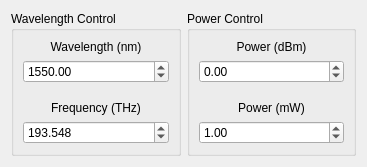
<?xml version="1.0" encoding="UTF-8"?>
<ui version="4.0">
 <class>Laser</class>
 <widget class="QWidget" name="Laser">
  <property name="geometry">
   <rect>
    <x>0</x>
    <y>0</y>
    <width>367</width>
    <height>167</height>
   </rect>
  </property>
  <property name="windowTitle">
   <string>Tunable Laser - Virtual Telecom Lab</string>
  </property>
  <layout class="QGridLayout" name="gridLayout">
   <item row="1" column="0">
    <layout class="QHBoxLayout" name="horizontalLayout">
     <property name="topMargin">
      <number>0</number>
     </property>
     <item>
      <widget class="QGroupBox" name="groupBox">
       <property name="title">
        <string>Wavelength Control</string>
       </property>
       <layout class="QGridLayout" name="gridLayout_2">
        <item row="4" column="0">
         <widget class="QLabel" name="label_3">
          <property name="text">
           <string>Frequency (THz)</string>
          </property>
          <property name="alignment">
           <set>Qt::AlignCenter</set>
          </property>
         </widget>
        </item>
        <item row="5" column="0">
         <widget class="QDoubleSpinBox" name="freqSpin">
          <property name="readOnly">
           <bool>false</bool>
          </property>
          <property name="decimals">
           <number>3</number>
          </property>
          <property name="minimum">
           <double>176.471000000000004</double>
          </property>
          <property name="maximum">
           <double>428.571000000000026</double>
          </property>
          <property name="value">
           <double>193.548000000000002</double>
          </property>
         </widget>
        </item>
        <item row="2" column="0">
         <widget class="QDoubleSpinBox" name="wlSpin">
          <property name="keyboardTracking">
           <bool>false</bool>
          </property>
          <property name="decimals">
           <number>2</number>
          </property>
          <property name="minimum">
           <double>1450.000000000000000</double>
          </property>
          <property name="maximum">
           <double>1650.000000000000000</double>
          </property>
          <property name="value">
           <double>1550.000000000000000</double>
          </property>
         </widget>
        </item>
        <item row="0" column="0">
         <widget class="QLabel" name="label">
          <property name="text">
           <string>Wavelength (nm)</string>
          </property>
          <property name="alignment">
           <set>Qt::AlignCenter</set>
          </property>
         </widget>
        </item>
        <item row="3" column="0">
         <spacer name="verticalSpacer">
          <property name="orientation">
           <enum>Qt::Vertical</enum>
          </property>
          <property name="sizeHint" stdset="0">
           <size>
            <width>20</width>
            <height>40</height>
           </size>
          </property>
         </spacer>
        </item>
       </layout>
      </widget>
     </item>
     <item>
      <widget class="QGroupBox" name="groupBox_2">
       <property name="title">
        <string>Power Control</string>
       </property>
       <layout class="QGridLayout" name="gridLayout_3">
        <item row="4" column="0">
         <widget class="QLabel" name="label_4">
          <property name="text">
           <string>Power (mW)</string>
          </property>
          <property name="alignment">
           <set>Qt::AlignCenter</set>
          </property>
         </widget>
        </item>
        <item row="5" column="0">
         <widget class="QDoubleSpinBox" name="mwpwrSpin">
          <property name="minimum">
           <double>0.010000000000000</double>
          </property>
          <property name="maximum">
           <double>10.000000000000000</double>
          </property>
          <property name="value">
           <double>1.000000000000000</double>
          </property>
         </widget>
        </item>
        <item row="2" column="0">
         <widget class="QDoubleSpinBox" name="dbpwrSpin">
          <property name="keyboardTracking">
           <bool>false</bool>
          </property>
          <property name="decimals">
           <number>2</number>
          </property>
          <property name="minimum">
           <double>-20.000000000000000</double>
          </property>
          <property name="maximum">
           <double>10.000000000000000</double>
          </property>
          <property name="value">
           <double>0.000000000000000</double>
          </property>
         </widget>
        </item>
        <item row="0" column="0">
         <widget class="QLabel" name="label_2">
          <property name="text">
           <string>Power (dBm)</string>
          </property>
          <property name="alignment">
           <set>Qt::AlignCenter</set>
          </property>
         </widget>
        </item>
        <item row="3" column="0">
         <spacer name="verticalSpacer_2">
          <property name="orientation">
           <enum>Qt::Vertical</enum>
          </property>
          <property name="sizeHint" stdset="0">
           <size>
            <width>20</width>
            <height>40</height>
           </size>
          </property>
         </spacer>
        </item>
       </layout>
      </widget>
     </item>
    </layout>
   </item>
  </layout>
 </widget>
 <resources/>
 <connections/>
</ui>
